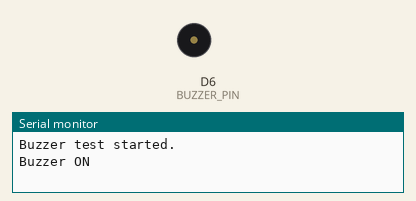
Bench run of a sketch on a simulated ESP8266 (NodeMCU). Shown: buzzer (waves = sounding), the last lines printed to the serial monitor.

Above: at 1.0 s.
At 5.5 s:
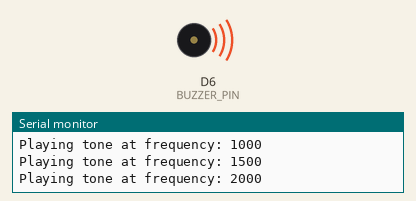
Timing chart, 0 to 9.1 s (numbered marks = the images above):
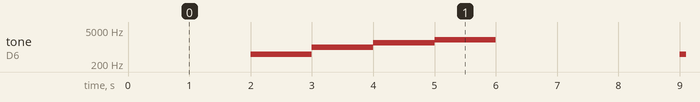

Measured:
- by itself, tone on D6 (BUZZER_PIN): repeats every 7.0 s: 1000 Hz 1.0 s, 1500 Hz 1.0 s, 2000 Hz 1.0 s, silent 3.0 s, 500 Hz 1.0 s

The sketch:

Buzzer_Test.ino
```cpp
// Define the pin where the buzzer is connected
#define BUZZER_PIN D6 // Replace with the GPIO pin connected to the buzzer

void setup() {
  // Initialize the serial communication
  Serial.begin(115200);

  // Set the buzzer pin as an output
  pinMode(BUZZER_PIN, OUTPUT);
  Serial.println("Buzzer test started.");
}

void loop() {
  // Test: Turn the buzzer on for 1 second and then off for 1 second
  Serial.println("Buzzer ON");
  digitalWrite(BUZZER_PIN, HIGH); // Turn the buzzer on
  delay(1000);                    // Wait for 1 second

  Serial.println("Buzzer OFF");
  digitalWrite(BUZZER_PIN, LOW);  // Turn the buzzer off
  delay(1000);                    // Wait for 1 second

  // Optional: Generate tones if the buzzer supports it
  for (int freq = 500; freq <= 2000; freq += 500) {
    Serial.print("Playing tone at frequency: ");
    Serial.println(freq);
    tone(BUZZER_PIN, freq);       // Generate a tone
    delay(1000);                  // Play for 1 second
  }

  noTone(BUZZER_PIN);             // Stop any tone
  delay(1000);
}
```
